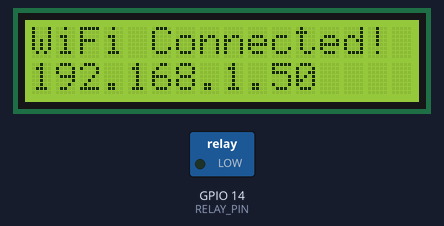
Recording of a sketch running on a simulated ESP32. Shown: 16×2 character LCD, switched loads named in the sketch (green lamp = pin HIGH). WiFi joins after 1.5 s; servers stay silent unless stated; uploads are accepted with an empty reply; random numbers use the default seed unless the sketch sets one; what the sketch prints to the serial monitor is not drawn.

Above: at 2.2 s.
At 4.5 s:
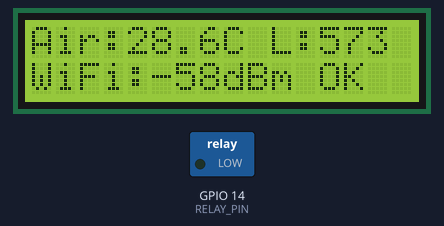
At 12.0 s:
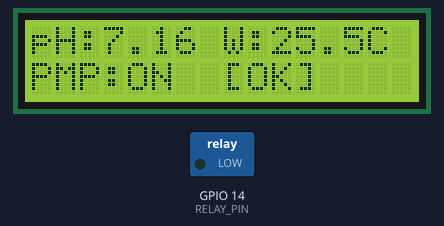
At 19.6 s:
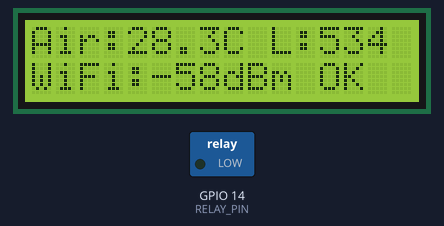
At 27.2 s:
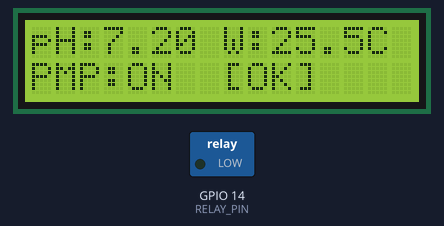
At 37.3 s:
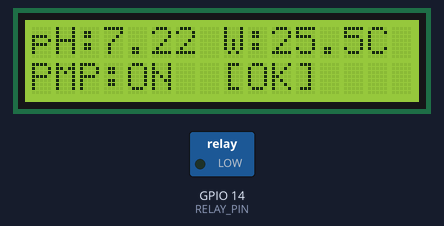

The sketch:

esp32_urbangrow.ino
```cpp
#include <Arduino.h>
#include <ArduinoJson.h>
#include <HTTPClient.h>
#include <LiquidCrystal_I2C.h>
#include <WiFi.h>
#include <WiFiClientSecure.h>
#include <Wire.h>

// =====================================================================
// 📶 1. KONFIGURASI WI-FI & BACKEND CLOUD / VPS
// =====================================================================
// Ganti SSID dan Password sesuai hotspot HP atau Wi-Fi yang tersedia:
const char *WIFI_SSID = "Quantum Leap";     // <-- UBAH KE NAMA WIFI ANDA
const char *WIFI_PASSWORD = "PROYEKgaji";       // <-- UBAH KE PASSWORD WIFI ANDA

// Endpoint API Ingest Telemetri VPS UrbanGrow:
const char *SERVER_URL = "https://urbangrow-api.reycannavaro.dev/api/sensors/telemetry";
const char *DEVICE_ID = "ESP32-GROW-01";
const char *FIRMWARE_VERSION = "2.2.0-esp32";
const unsigned long SEND_INTERVAL_MS = 3500; // Kirim tiap 3.5 detik

// =====================================================================
// ⚡ 2. PINOUT HARDWARE (SESUAI PROTOTIPE FISIK)
// =====================================================================
#define RELAY_PIN 14 // Relay Pompa Sirkulasi (Pin 14)
#define RELAY_ON LOW // Active-LOW: LOW = Relay Menyala
#define RELAY_OFF HIGH // Active-LOW: HIGH = Relay Mati

#define LCD_SDA 21 // Pin I2C SDA
#define LCD_SCL 22 // Pin I2C SCL

// Alamat I2C LCD 16x2 (umumnya 0x27 atau 0x3F)
LiquidCrystal_I2C lcd(0x27, 16, 2);

// =====================================================================
// 🧪 3. VARIABEL SIMULASI RANDOM WALK (REALISTIS & STABIL)
// =====================================================================
// Nilai sensor mengapung secara halus (Brownian smooth random walk)
// di sekitar parameter biologis ideal akuaponik:
float currentPH = 7.12;           // Ideal: 6.80 - 7.35 pH
float currentWaterTemp = 25.4;    // Ideal: 24.2 - 26.2 °C
float currentAirTemp = 28.6;      // Ideal: 27.0 - 30.5 °C
float currentHumidity = 68.0;     // Ideal: 62% - 75%
float currentLux = 580.0;         // Ideal: 400 - 800 lux

bool isPumpOn = true;
unsigned long lastSendTime = 0;
int lastHttpStatus = 0;
unsigned long lastLcdFlip = 0;
bool lcdPage = false;

// =====================================================================
// 🛠️ 4. FUNGSI UPDATE RANDOM WALK SENSOR (HALUS & ALAMI)
// =====================================================================
void updateRealisticSensors() {
  // 1. pH Air Kolam (drift halus ±0.03 pH)
  float deltaPH = (random(-30, 31) / 1000.0);
  currentPH = constrain(currentPH + deltaPH, 6.82, 7.32);

  // 2. Suhu Air DS18B20 (drift halus ±0.1 °C)
  float deltaWater = (random(-10, 11) / 100.0);
  currentWaterTemp = constrain(currentWaterTemp + deltaWater, 24.2, 26.2);

  // 3. Suhu Udara DHT22 (drift halus ±0.15 °C)
  float deltaAir = (random(-15, 16) / 100.0);
  currentAirTemp = constrain(currentAirTemp + deltaAir, 27.2, 30.4);

  // 4. Kelembaban Udara DHT22 (drift halus ±0.4 %)
  float deltaHum = (random(-40, 41) / 100.0);
  currentHumidity = constrain(currentHumidity + deltaHum, 62.0, 74.0);

  // 5. Cahaya LDR (drift halus ±20 lux)
  float deltaLux = (float)random(-20, 21);
  currentLux = constrain(currentLux + deltaLux, 420.0, 780.0);
}

// Kendali status fisik relay pompa
void setPump(bool state) {
  isPumpOn = state;
  digitalWrite(RELAY_PIN, isPumpOn ? RELAY_ON : RELAY_OFF);
}

// =====================================================================
// 📡 5. FUNGSI KIRIM TELEMETRI KE API BACKEND CLOUD / VPS
// =====================================================================
void sendTelemetryToApi() {
  if (WiFi.status() != WL_CONNECTED) {
    Serial.println("[WIFI] Terputus, mencoba menyambung ulang...");
    WiFi.reconnect();
    return;
  }

  // Update nilai sensor random realistis sebelum pengiriman
  updateRealisticSensors();

  WiFiClientSecure client;
  client.setInsecure(); // Bypass SSL verification untuk transmisi IoT ringan

  HTTPClient https;
  https.setTimeout(4000);

  Serial.println("\n------------------------------------------------");
  Serial.print("[HTTP] Menghubungkan ke API: ");
  Serial.println(SERVER_URL);

  if (https.begin(client, SERVER_URL)) {
    https.addHeader("Content-Type", "application/json");

    // Bentuk payload JSON telemetri 4 sensor fisik
    StaticJsonDocument<768> doc;
    doc["device_id"] = DEVICE_ID;
    doc["wifi_rssi_dbm"] = WiFi.RSSI();
    doc["firmware_version"] = FIRMWARE_VERSION;

    // 2 Sensor Didalam Air
    doc["ph"] = round(currentPH * 100.0) / 100.0;
    doc["waterTemperature"] = round(currentWaterTemp * 10.0) / 10.0;

    // 2 Sensor Diluar Air
    doc["airTemperature"] = round(currentAirTemp * 10.0) / 10.0;
    doc["humidity"] = round(currentHumidity * 10.0) / 10.0;
    doc["lightIntensity"] = round(currentLux);

    // Laporan kapabilitas & status perangkat keras aktuator
    JsonObject cap = doc.createNestedObject("hardwareCapabilities");
    cap["waterPump"] = true;    // Relay 1 (GPIO 14) terpasang fisik
    cap["aerator"] = false;     // Belum terpasang (tahap pengembangan)
    cap["growLight"] = false;   // Belum terpasang (tahap pengembangan)
    cap["feeder"] = false;      // Belum terpasang (tahap pengembangan)
    cap["dosingPump"] = false;  // Belum terpasang (tahap pengembangan)

    JsonObject actStatus = doc.createNestedObject("actuatorStates");
    actStatus["waterPump"] = isPumpOn;
    actStatus["aerator"] = false;
    actStatus["growLight"] = false;
    actStatus["feeder"] = false;
    actStatus["dosingPump"] = false;

    String requestBody;
    serializeJson(doc, requestBody);

    Serial.print("[HTTP] Payload dikirim: ");
    Serial.println(requestBody);

    int httpCode = https.POST(requestBody);
    lastHttpStatus = httpCode;

    if (httpCode > 0) {
      Serial.printf("[HTTP] Respons Server: %d\n", httpCode);
      String response = https.getString();
      Serial.print("[HTTP] Data Respons: ");
      Serial.println(response);

      // Sinkronisasi kendali relay pompa dari respons backend
      StaticJsonDocument<1536> respDoc;
      DeserializationError err = deserializeJson(respDoc, response);
      if (err) {
        Serial.printf("[JSON] Deserialisasi gagal: %s\n", err.c_str());
      } else if (respDoc.containsKey("commands")) {
        JsonObject cmd = respDoc["commands"];
        JsonObject acts = cmd.containsKey("actuators") ? cmd["actuators"].as<JsonObject>() : cmd;
        if (acts.containsKey("waterPump")) {
          bool targetPump = acts["waterPump"];
          if (targetPump != isPumpOn) {
            Serial.printf("[RELAY] Perintah Server Diterima: Ubah Pompa -> %s\n", targetPump ? "ON" : "OFF");
            setPump(targetPump);
          }
        }
        // Evaluasi penolakan dinamis untuk aktuator yang belum terpasang
        const char* uninstalled[] = {"aerator", "growLight", "feeder", "dosingPump"};
        for (const char* name : uninstalled) {
          if (acts.containsKey(name) && acts[name] == true) {
            Serial.printf("[HARDWARE] Perintah '%s' ON ditolak: Hardware belum terpasang (tahap pengembangan).\n", name);
          }
        }
      }
    } else {
      Serial.printf("[HTTP] Gagal POST, error: %s\n", https.errorToString(httpCode).c_str());
    }

    https.end();
  } else {
    Serial.println("[HTTP] Tidak dapat membuka koneksi HTTPS.");
    lastHttpStatus = -1;
  }
}

// =====================================================================
// 📺 6. FUNGSI UPDATE TAMPILAN LCD 16x2
// =====================================================================
void updateLcdDisplay() {
  unsigned long now = millis();
  if (now - lastLcdFlip >= 2500) {
    lastLcdFlip = now;
    lcdPage = !lcdPage;
    lcd.clear();
  }

  if (!lcdPage) {
    // Halaman 1: Sensor Air (pH & Suhu Air) + Status Pompa
    lcd.setCursor(0, 0);
    lcd.printf("pH:%.2f W:%.1fC", currentPH, currentWaterTemp);

    lcd.setCursor(0, 1);
    lcd.printf("PMP:%s [%s]", isPumpOn ? "ON " : "OFF", lastHttpStatus == 200 ? "OK" : "ERR");
  } else {
    // Halaman 2: Sensor Luar (Suhu Udara & Cahaya LDR) + WiFi RSSI
    lcd.setCursor(0, 0);
    lcd.printf("Air:%.1fC L:%d", currentAirTemp, (int)currentLux);

    lcd.setCursor(0, 1);
    if (WiFi.status() == WL_CONNECTED) {
      lcd.printf("WiFi:%ddBm OK", WiFi.RSSI());
    } else {
      lcd.print("WiFi: DISCONNECT");
    }
  }
}

// =====================================================================
// 🚀 7. SETUP PROGRAM (INISIALISASI)
// =====================================================================
void setup() {
  Serial.begin(115200);
  delay(500);

  Serial.println("\n==============================================");
  Serial.println("  URBANGROW SMART AQUAPONICS - ESP32 FIRMWARE ");
  Serial.println("==============================================");

  // Inisialisasi Relay Pompa
  pinMode(RELAY_PIN, OUTPUT);
  setPump(true); // Default menyala saat pertama kali boot
  Serial.println("[RELAY] Pompa 12V (Pin 14) diinisialisasi: ON");

  // Inisialisasi LCD 16x2 I2C
  Wire.begin(LCD_SDA, LCD_SCL);
  lcd.init();
  lcd.backlight();
  lcd.clear();

  lcd.setCursor(0, 0);
  lcd.print("UrbanGrow Smart");
  lcd.setCursor(0, 1);
  lcd.print("Connecting WiFi..");

  // Inisialisasi Wi-Fi
  Serial.printf("[WIFI] Menyambung ke SSID: %s\n", WIFI_SSID);
  WiFi.mode(WIFI_STA);
  WiFi.begin(WIFI_SSID, WIFI_PASSWORD);

  int attempts = 0;
  while (WiFi.status() != WL_CONNECTED && attempts < 20) {
    delay(500);
    Serial.print(".");
    attempts++;
  }

  lcd.clear();
  if (WiFi.status() == WL_CONNECTED) {
    Serial.println("\n[WIFI] Berhasil terhubung!");
    Serial.print("[WIFI] IP Address: ");
    Serial.println(WiFi.localIP());

    lcd.setCursor(0, 0);
    lcd.print("WiFi Connected!");
    lcd.setCursor(0, 1);
    lcd.print(WiFi.localIP());
  } else {
    Serial.println("\n[WIFI] Gagal terhubung (Timeout). Berjalan offline.");
    lcd.setCursor(0, 0);
    lcd.print("WiFi Failed!");
    lcd.setCursor(0, 1);
    lcd.print("Mode Standalone");
  }

  delay(2000);
  lcd.clear();

  // Inisialisasi seed random generator berdasarkan noise analog pin
  randomSeed(analogRead(36) + millis());
}

// =====================================================================
// 🔁 8. LOOP UTAMA
// =====================================================================
void loop() {
  unsigned long now = millis();

  // Siklus kirim data telemetri ke server
  if (now - lastSendTime >= SEND_INTERVAL_MS) {
    lastSendTime = now;
    sendTelemetryToApi();
  }

  // Siklus update tampilan layar LCD
  updateLcdDisplay();

  delay(50);
}
```

Measured:
- what the display in image 0 shows lasts 2.0 s, from 2.1 s to 4.1 s
- what the display in image 1 shows lasts 2.5 s, from 4.4 s to 6.9 s
- what the display in image 3 shows lasts 2.6 s, from 19.5 s to 22.1 s
- what the display in image 4 shows lasts 2.0 s, from 27.2 s to 29.2 s
